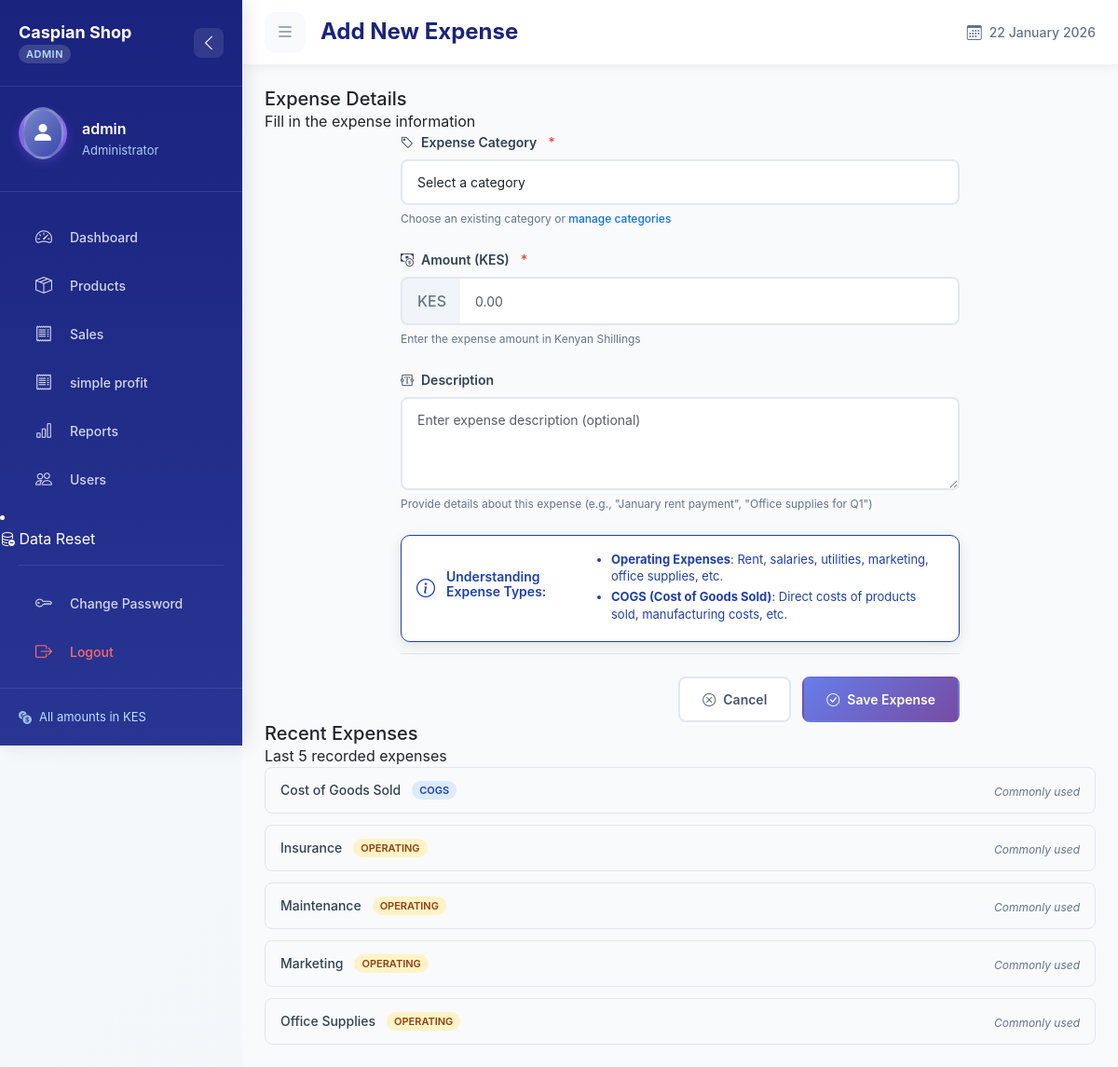
Page /admin/expenses/add (signed in) on the committed database.
### tables this page shows
CREATE TABLE users (
                id INTEGER PRIMARY KEY AUTOINCREMENT,
                username TEXT UNIQUE NOT NULL,
                password TEXT NOT NULL,
                role TEXT NOT NULL
            );

CREATE TABLE expense_categories (
                id INTEGER PRIMARY KEY AUTOINCREMENT,
                name TEXT UNIQUE NOT NULL,
                category_type TEXT NOT NULL CHECK(category_type IN ('operating', 'cogs')),
                created_at TIMESTAMP DEFAULT CURRENT_TIMESTAMP
            );

### app.py (the view, shortened to what this page needs)
@app.route('/admin/expenses/add', methods=['GET', 'POST'])
@login_required
def admin_add_expense():
    if not current_user.is_admin:
        return redirect(url_for('employee_dashboard'))
    categories = db.get_all_expense_categories()
    return render_template('admin_add_expense.html', categories=categories)

### templates/admin_add_expense.html (shortened to what this page needs)
{% extends "admin_base.html" %}
{% block page_title %}Add New Expense{% endblock %}
{% block admin_content %}
<div class="dashboard-card">
    <div class="card-header">
        <h5 class="card-title">Expense Details</h5>
        <span class="card-subtitle">Fill in the expense information</span>
    </div>
    <div class="card-body">
        <form method="POST" action="{{ url_for('admin_add_expense') }}" class="expense-form">
            <div class="form-group">
                <label for="category_id" class="form-label required">
                    <i class="bi bi-tag"></i> Expense Category
                </label>
                <select class="form-control" id="category_id" name="category_id" required>
                    <option value="">Select a category</option>
                </select>
                <div class="form-text">
                    Choose an existing category or
                    <a href="{{ url_for('admin_expense_categories') }}" class="text-primary">
                        manage categories
                    </a>
                </div>
            </div>
            <div class="form-group">
                <label for="amount" class="form-label required">
                    <i class="bi bi-cash-coin"></i> Amount (KES)
                </label>
                <div class="input-group">
                    <span class="input-group-text">KES</span>
                    <input type="number"
                           class="form-control"
                           id="amount"
                           name="amount"
                           step="0.01"
                           min="0.01"
                           placeholder="0.00"
                           required>
                </div>
                <div class="form-text">
                    Enter the expense amount in Kenyan Shillings
                </div>
            </div>
            <div class="form-group">
                <label for="description" class="form-label">
                    <i class="bi bi-textarea-t"></i> Description
                </label>
                <textarea class="form-control"
                          id="description"
                          name="description"
                          rows="3"
                          placeholder="Enter expense description (optional)"></textarea>
                <div class="form-text">
                    Provide details about this expense (e.g., "January rent payment", "Office supplies for Q1")
                </div>
            </div>
            <div class="alert alert-info">
                <div class="alert-icon">
                    <i class="bi bi-info-circle"></i>
                </div>
                <div class="alert-content">
                    <h6>Understanding Expense Types:</h6>
                    <ul class="mb-0">
                        <li><strong>Operating Expenses</strong>: Rent, salaries, utilities, marketing, office supplies, etc.</li>
                        <li><strong>COGS (Cost of Goods Sold)</strong>: Direct costs of products sold, manufacturing costs, etc.</li>
                    </ul>
                </div>
            </div>
            <div class="form-actions">
                <a href="{{ url_for('admin_expenses') }}" class="btn btn-secondary">
                    <i class="bi bi-x-circle"></i>
                    <span>Cancel</span>
                </a>
                <button type="submit" class="btn btn-primary">
                    <i class="bi bi-check-circle"></i>
                    <span>Save Expense</span>
                </button>
            </div>
        </form>
    </div>
</div>
<div class="dashboard-card">
    <div class="card-header">
        <h5 class="card-title">Recent Expenses</h5>
        <span class="card-subtitle">Last 5 recorded expenses</span>
    </div>
    <div class="card-body">
        {% set recent_expenses = categories[0:5] if categories else [] %}
        {% if recent_expenses %}
        <div class="recent-expenses">
            {% for category in recent_expenses %}
            <div class="recent-item">
                <div class="recent-category">
                    <span class="category-name">{{ category.name }}</span>
                    <span class="category-type {{ category.category_type }}">
                        {{ category.category_type|upper }}
                    </span>
                </div>
                <div class="recent-info">
                    <span class="expense-count">Commonly used</span>
                </div>
            </div>
            {% endfor %}
        </div>
        {% endif %}
    </div>
</div>
{% endblock %}

### templates/admin_base.html (shortened to what this page needs)
<!DOCTYPE html>
<html lang="en" data-bs-theme="light">
<head>
    <link href="https://cdn.jsdelivr.net/npm/bootstrap@5.3.0-alpha1/dist/css/bootstrap.min.css" rel="stylesheet">
    <link rel="stylesheet" href="https://cdn.jsdelivr.net/npm/bootstrap-icons@1.8.1/font/bootstrap-icons.css">
    <link rel="stylesheet" href="{{ url_for('static', filename='css/dashboard.css') }}">
</head>
<body>
    <div class="admin-sidebar" id="sidebar">
        <div class="sidebar-header">
            <div class="brand-container">
                <a href="{{ url_for('admin_dashboard') }}" class="sidebar-brand">
                    <div class="brand-text">
                        <span class="brand-name">Caspian Shop</span>
                        <span class="brand-badge">Admin</span>
                    </div>
                </a>
            </div>
            <button class="sidebar-toggle" onclick="toggleSidebar()">
                <i class="bi bi-chevron-left"></i>
            </button>
        </div>
        <div class="sidebar-user">
            <div class="user-avatar">
                <div class="avatar-circle">
                    <i class="bi bi-person-fill"></i>
                </div>
            </div>
            <div class="user-info">
                <span class="user-name">{{ current_user.username }}</span>
                <span class="user-role">Administrator</span>
            </div>
        </div>
        <div class="sidebar-nav">
            <ul class="sidebar-menu">
                <li class="menu-item {% if request.endpoint == 'admin_dashboard' %}active{% endif %}">
                    <a href="{{ url_for('admin_dashboard') }}">
                        <div class="menu-icon">
                            <i class="bi bi-speedometer2"></i>
                        </div>
                        <span class="menu-text">Dashboard</span>
                    </a>
                </li>
                <li class="menu-item {% if request.endpoint == 'admin_products' %}active{% endif %}">
                    <a href="{{ url_for('admin_products') }}">
                        <div class="menu-icon">
                            <i class="bi bi-box-seam"></i>
                        </div>
                        <span class="menu-text">Products</span>
                    </a>
                </li>
                <li class="menu-item {% if request.endpoint == 'admin_sales' %}active{% endif %}">
                    <a href="{{ url_for('admin_sales') }}">
                        <div class="menu-icon">
                            <i class="bi bi-receipt"></i>
                        </div>
                        <span class="menu-text">Sales</span>
                    </a>
                </li>
                <li class="menu-item {% if request.endpoint == 'admin_sales' %}active{% endif %}">
                    <a href="{{ url_for('simple_profit_calculator') }}">
                        <div class="menu-icon">
                            <i class="bi bi-receipt"></i>
                        </div>
                        <span class="menu-text">simple profit </span>
                    </a>
                </li>
                <li class="menu-item {% if request.endpoint == 'admin_reports' %}active{% endif %}">
                    <a href="{{ url_for('admin_reports') }}">
                        <div class="menu-icon">
                            <i class="bi bi-bar-chart"></i>
                        </div>
                        <span class="menu-text">Reports</span>
                    </a>
                </li>
                <li class="menu-item {% if request.endpoint == 'admin_users' %}active{% endif %}">
                    <a href="{{ url_for('admin_users') }}">
                        <div class="menu-icon">
                            <i class="bi bi-people"></i>
                        </div>
                        <span class="menu-text">Users</span>
                    </a>
                </li>
            </ul>
<li class="nav-item">
    <a class="nav-link" href="{{ url_for('admin_data_reset') }}">
        <i class="bi bi-database-dash"></i>
        <span>Data Reset</span>
    </a>
</li>
            <div class="menu-divider"></div>
            <ul class="sidebar-menu">
                <li class="menu-item">
                    <a href="{{ url_for('change_password') }}">
                        <div class="menu-icon">
                            <i class="bi bi-key"></i>
                        </div>
                        <span class="menu-text">Change Password</span>
                    </a>
                </li>
                <li class="menu-item">
                    <a href="{{ url_for('logout') }}" class="logout-link">
                        <div class="menu-icon">
                            <i class="bi bi-box-arrow-right"></i>
                        </div>
                        <span class="menu-text">Logout</span>
                    </a>
                </li>
            </ul>
        </div>
        <div class="sidebar-footer">
            <div class="currency-info">
                <i class="bi bi-currency-exchange"></i>
                <span>All amounts in KES</span>
            </div>
        </div>
    </div>
    <div class="main-content" id="mainContent">
        <nav class="admin-topbar">
            <div class="topbar-left">
                <button class="sidebar-control" onclick="toggleMobileSidebar()">
                    <i class="bi bi-list"></i>
                </button>
                <div class="page-title">
                    <h1>{% block page_title %}Dashboard{% endblock %}</h1>
                </div>
            </div>
            <div class="topbar-right">
                <div class="date-display">
                    <i class="bi bi-calendar3"></i>
                    <span>{{ now.strftime('%d %B %Y') }}</span>
                </div>
            </div>
        </nav>
        <main class="page-content">
            <div class="content-container">
                {% block admin_content %}{% endblock %}
            </div>
        </main>
    </div>
</body>
</html>

### rows in the picture
users: username "admin"
expense_categories: name "Cost of Goods Sold", category_type "COGS"
expense_categories: name "Insurance", category_type "OPERATING"
expense_categories: name "Maintenance", category_type "OPERATING"
expense_categories: name "Marketing", category_type "OPERATING"
expense_categories: name "Office Supplies", category_type "OPERATING"
